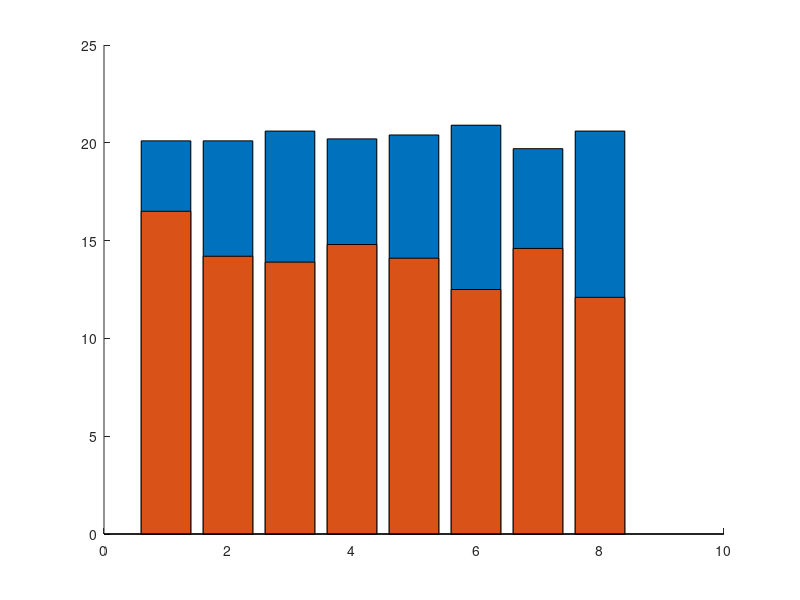

Write the MATLAB code that produced this figure.
% Plant height 40 days
close all;
clear;
clc;
A=[20.1 20.1 20.6 20.2 20.4 20.9 19.7 20.6];
B=[16.5 14.2 13.9 14.8 14.1 12.5 14.6 12.1];

hold on
bar(A)
bar(B)
hold off

%plant height 50 days
clear;clc;
A=[37.3 35.2 36.5 37.7 36.1 37.2 36.8 36.6];
B=[17.2 17.6 18.1 16.0 17.3 14.3 17.2 16.4];

